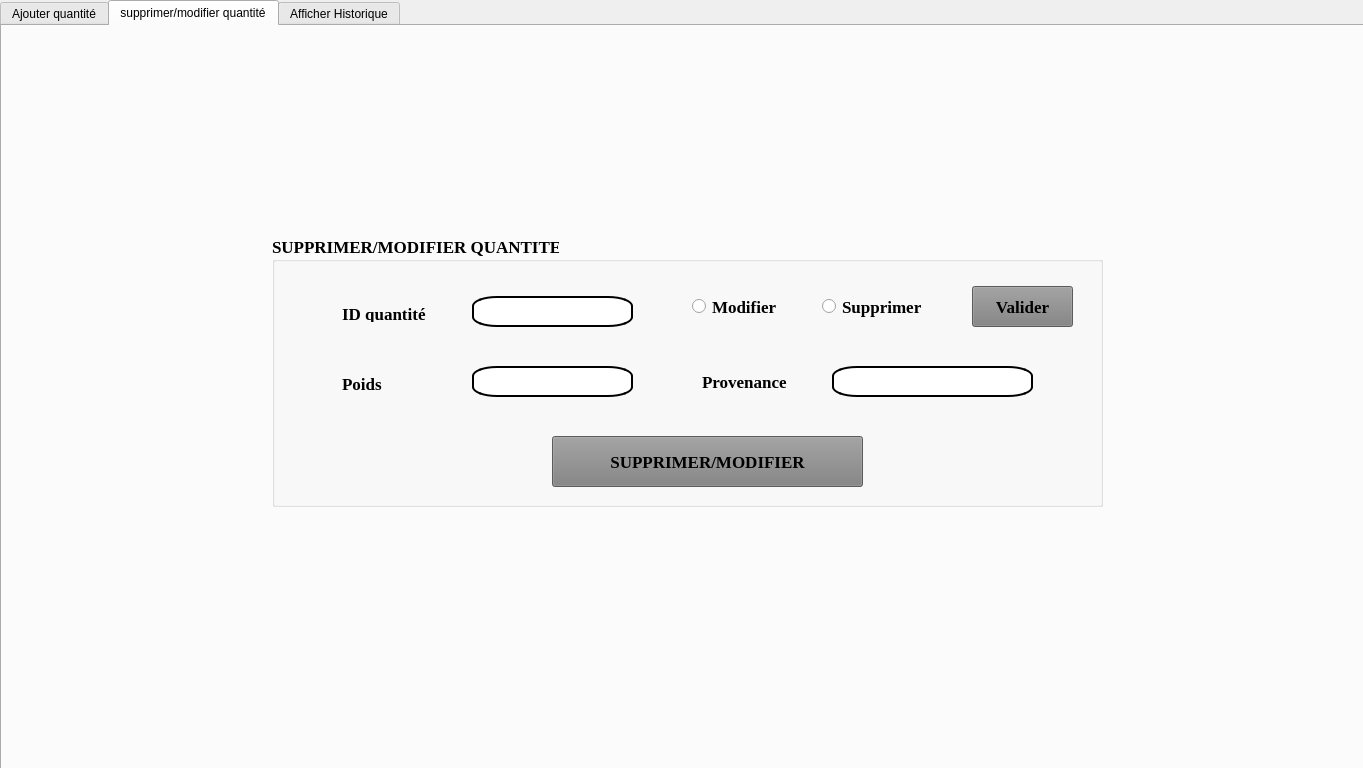
<?xml version="1.0" encoding="UTF-8"?>
<ui version="4.0">
 <class>Dialogdecharge</class>
 <widget class="QDialog" name="Dialogdecharge">
  <property name="geometry">
   <rect>
    <x>0</x>
    <y>0</y>
    <width>1363</width>
    <height>768</height>
   </rect>
  </property>
  <property name="windowTitle">
   <string>Dialog</string>
  </property>
  <widget class="QTabWidget" name="tabWidget">
   <property name="geometry">
    <rect>
     <x>0</x>
     <y>0</y>
     <width>1366</width>
     <height>791</height>
    </rect>
   </property>
   <property name="styleSheet">
    <string notr="true"/>
   </property>
   <property name="currentIndex">
    <number>1</number>
   </property>
   <widget class="QWidget" name="ajout">
    <attribute name="title">
     <string>Ajouter quantité</string>
    </attribute>
    <widget class="QGroupBox" name="groupBox_Ajout">
     <property name="geometry">
      <rect>
       <x>410</x>
       <y>230</y>
       <width>591</width>
       <height>441</height>
      </rect>
     </property>
     <property name="font">
      <font>
       <family>Times New Roman</family>
       <pointsize>13</pointsize>
       <weight>75</weight>
       <bold>true</bold>
      </font>
     </property>
     <property name="title">
      <string>Ajouter Nouvelle Quantité </string>
     </property>
     <widget class="QLabel" name="label_poids">
      <property name="geometry">
       <rect>
        <x>80</x>
        <y>60</y>
        <width>91</width>
        <height>20</height>
       </rect>
      </property>
      <property name="font">
       <font>
        <family>Times New Roman</family>
        <pointsize>12</pointsize>
        <weight>75</weight>
        <bold>true</bold>
       </font>
      </property>
      <property name="text">
       <string>Poids :</string>
      </property>
     </widget>
     <widget class="QLineEdit" name="lineEdit_poids">
      <property name="geometry">
       <rect>
        <x>290</x>
        <y>50</y>
        <width>251</width>
        <height>41</height>
       </rect>
      </property>
      <property name="styleSheet">
       <string notr="true">border:2px solid color rgb(93, 93, 93);
border-radius: 25% 10%;</string>
      </property>
     </widget>
     <widget class="QLineEdit" name="lineEdit_proven">
      <property name="geometry">
       <rect>
        <x>290</x>
        <y>140</y>
        <width>251</width>
        <height>41</height>
       </rect>
      </property>
      <property name="styleSheet">
       <string notr="true">border:2px solid color rgb(93, 93, 93);
border-radius: 25% 10%;</string>
      </property>
     </widget>
     <widget class="QLabel" name="label_proven">
      <property name="geometry">
       <rect>
        <x>80</x>
        <y>150</y>
        <width>101</width>
        <height>16</height>
       </rect>
      </property>
      <property name="font">
       <font>
        <family>Times New Roman</family>
        <pointsize>12</pointsize>
        <weight>75</weight>
        <bold>true</bold>
       </font>
      </property>
      <property name="text">
       <string>Provenance:</string>
      </property>
     </widget>
     <widget class="QLabel" name="label_Type">
      <property name="geometry">
       <rect>
        <x>80</x>
        <y>250</y>
        <width>91</width>
        <height>21</height>
       </rect>
      </property>
      <property name="font">
       <font>
        <family>Times New Roman</family>
        <pointsize>12</pointsize>
        <weight>75</weight>
        <bold>true</bold>
       </font>
      </property>
      <property name="text">
       <string>Type :</string>
      </property>
     </widget>
     <widget class="QPushButton" name="pushButtonAnnulerDech">
      <property name="geometry">
       <rect>
        <x>20</x>
        <y>360</y>
        <width>261</width>
        <height>51</height>
       </rect>
      </property>
      <property name="styleSheet">
       <string notr="true">background-color: grey;
</string>
      </property>
      <property name="text">
       <string>ANNULER</string>
      </property>
     </widget>
     <widget class="QPushButton" name="pushButtonEnregDech">
      <property name="geometry">
       <rect>
        <x>310</x>
        <y>360</y>
        <width>261</width>
        <height>51</height>
       </rect>
      </property>
      <property name="styleSheet">
       <string notr="true">background-color: grey;
</string>
      </property>
      <property name="text">
       <string>ENREGISTRER</string>
      </property>
     </widget>
     <widget class="QComboBox" name="comboBox_type">
      <property name="geometry">
       <rect>
        <x>300</x>
        <y>250</y>
        <width>241</width>
        <height>31</height>
       </rect>
      </property>
      <property name="styleSheet">
       <string notr="true">background-color: grey;
</string>
      </property>
      <item>
       <property name="text">
        <string>Organique</string>
       </property>
      </item>
      <item>
       <property name="text">
        <string>Sanitaire</string>
       </property>
      </item>
      <item>
       <property name="text">
        <string>Plastic</string>
       </property>
      </item>
      <item>
       <property name="text">
        <string>Metal</string>
       </property>
      </item>
      <item>
       <property name="text">
        <string>Nouvel élément</string>
       </property>
      </item>
     </widget>
    </widget>
    <widget class="QLabel" name="label_dechajout">
     <property name="geometry">
      <rect>
       <x>0</x>
       <y>0</y>
       <width>1366</width>
       <height>768</height>
      </rect>
     </property>
     <property name="text">
      <string/>
     </property>
    </widget>
    <zorder>label_dechajout</zorder>
    <zorder>groupBox_Ajout</zorder>
   </widget>
   <widget class="QWidget" name="tab_2">
    <attribute name="title">
     <string>supprimer/modifier quantité</string>
    </attribute>
    <widget class="QGroupBox" name="groupBox">
     <property name="geometry">
      <rect>
       <x>270</x>
       <y>210</y>
       <width>831</width>
       <height>271</height>
      </rect>
     </property>
     <property name="font">
      <font>
       <family>Times New Roman</family>
       <pointsize>13</pointsize>
       <weight>75</weight>
       <bold>true</bold>
      </font>
     </property>
     <property name="title">
      <string>SUPPRIMER/MODIFIER QUANTITE</string>
     </property>
     <widget class="QLabel" name="label_ID">
      <property name="geometry">
       <rect>
        <x>70</x>
        <y>70</y>
        <width>101</width>
        <height>16</height>
       </rect>
      </property>
      <property name="text">
       <string>ID quantité</string>
      </property>
     </widget>
     <widget class="QLineEdit" name="lineEditId">
      <property name="geometry">
       <rect>
        <x>200</x>
        <y>60</y>
        <width>161</width>
        <height>31</height>
       </rect>
      </property>
      <property name="styleSheet">
       <string notr="true">border:2px solid color rgb(170, 85, 127);
border-radius: 25% 10%;</string>
      </property>
     </widget>
     <widget class="QRadioButton" name="radioButtonSupprimer">
      <property name="geometry">
       <rect>
        <x>550</x>
        <y>50</y>
        <width>111</width>
        <height>41</height>
       </rect>
      </property>
      <property name="text">
       <string>Supprimer</string>
      </property>
     </widget>
     <widget class="QRadioButton" name="radioButtonModifer">
      <property name="geometry">
       <rect>
        <x>420</x>
        <y>50</y>
        <width>91</width>
        <height>41</height>
       </rect>
      </property>
      <property name="text">
       <string>Modifier</string>
      </property>
     </widget>
     <widget class="QPushButton" name="pushButtonValider">
      <property name="geometry">
       <rect>
        <x>700</x>
        <y>50</y>
        <width>101</width>
        <height>41</height>
       </rect>
      </property>
      <property name="styleSheet">
       <string notr="true">background-color: grey;
</string>
      </property>
      <property name="text">
       <string>Valider</string>
      </property>
     </widget>
     <widget class="QPushButton" name="pushButtonsupmoddech">
      <property name="geometry">
       <rect>
        <x>280</x>
        <y>200</y>
        <width>311</width>
        <height>51</height>
       </rect>
      </property>
      <property name="styleSheet">
       <string notr="true">background-color: grey;
</string>
      </property>
      <property name="text">
       <string>SUPPRIMER/MODIFIER</string>
      </property>
     </widget>
     <widget class="QLabel" name="label_poidssupmod">
      <property name="geometry">
       <rect>
        <x>70</x>
        <y>140</y>
        <width>91</width>
        <height>16</height>
       </rect>
      </property>
      <property name="text">
       <string>Poids</string>
      </property>
     </widget>
     <widget class="QLineEdit" name="lineEdit">
      <property name="geometry">
       <rect>
        <x>200</x>
        <y>130</y>
        <width>161</width>
        <height>31</height>
       </rect>
      </property>
      <property name="styleSheet">
       <string notr="true">border:2px solid color rgb(170, 85, 127);
border-radius: 25% 10%;</string>
      </property>
     </widget>
     <widget class="QLineEdit" name="lineEdit_2">
      <property name="geometry">
       <rect>
        <x>560</x>
        <y>130</y>
        <width>201</width>
        <height>31</height>
       </rect>
      </property>
      <property name="styleSheet">
       <string notr="true">border:2px solid color rgb(170, 85, 127);
border-radius: 25% 10%;</string>
      </property>
     </widget>
     <widget class="QLabel" name="label_2">
      <property name="geometry">
       <rect>
        <x>430</x>
        <y>130</y>
        <width>101</width>
        <height>31</height>
       </rect>
      </property>
      <property name="text">
       <string>Provenance</string>
      </property>
     </widget>
    </widget>
    <widget class="QLabel" name="label_BackSupDech">
     <property name="geometry">
      <rect>
       <x>0</x>
       <y>0</y>
       <width>1366</width>
       <height>768</height>
      </rect>
     </property>
     <property name="text">
      <string/>
     </property>
    </widget>
    <zorder>label_BackSupDech</zorder>
    <zorder>groupBox</zorder>
   </widget>
   <widget class="QWidget" name="tab">
    <attribute name="title">
     <string>Afficher Historique</string>
    </attribute>
    <widget class="QLabel" name="label_backhistdech">
     <property name="geometry">
      <rect>
       <x>0</x>
       <y>0</y>
       <width>1366</width>
       <height>768</height>
      </rect>
     </property>
     <property name="text">
      <string/>
     </property>
    </widget>
    <widget class="QGroupBox" name="groupBox_2">
     <property name="geometry">
      <rect>
       <x>410</x>
       <y>230</y>
       <width>591</width>
       <height>441</height>
      </rect>
     </property>
     <property name="font">
      <font>
       <family>Times New Roman</family>
       <pointsize>14</pointsize>
       <weight>75</weight>
       <bold>true</bold>
      </font>
     </property>
     <property name="title">
      <string>Recherche par ID</string>
     </property>
     <widget class="QLabel" name="label">
      <property name="geometry">
       <rect>
        <x>40</x>
        <y>60</y>
        <width>91</width>
        <height>21</height>
       </rect>
      </property>
      <property name="font">
       <font>
        <family>Times New Roman</family>
        <pointsize>10</pointsize>
        <weight>75</weight>
        <bold>true</bold>
       </font>
      </property>
      <property name="text">
       <string>ID Quantité</string>
      </property>
     </widget>
     <widget class="QLineEdit" name="lineEdit_3">
      <property name="geometry">
       <rect>
        <x>142</x>
        <y>59</y>
        <width>141</width>
        <height>31</height>
       </rect>
      </property>
      <property name="styleSheet">
       <string notr="true">border:2px solid color rgb(170, 85, 127);
border-radius: 25% 10%;</string>
      </property>
     </widget>
     <widget class="QTableView" name="tableView">
      <property name="geometry">
       <rect>
        <x>20</x>
        <y>150</y>
        <width>561</width>
        <height>201</height>
       </rect>
      </property>
     </widget>
     <widget class="QPushButton" name="pushButtonrechdech">
      <property name="geometry">
       <rect>
        <x>360</x>
        <y>60</y>
        <width>181</width>
        <height>31</height>
       </rect>
      </property>
      <property name="styleSheet">
       <string notr="true">background-color: grey;</string>
      </property>
      <property name="text">
       <string>Recherche</string>
      </property>
     </widget>
    </widget>
   </widget>
  </widget>
 </widget>
 <resources/>
 <connections/>
</ui>
